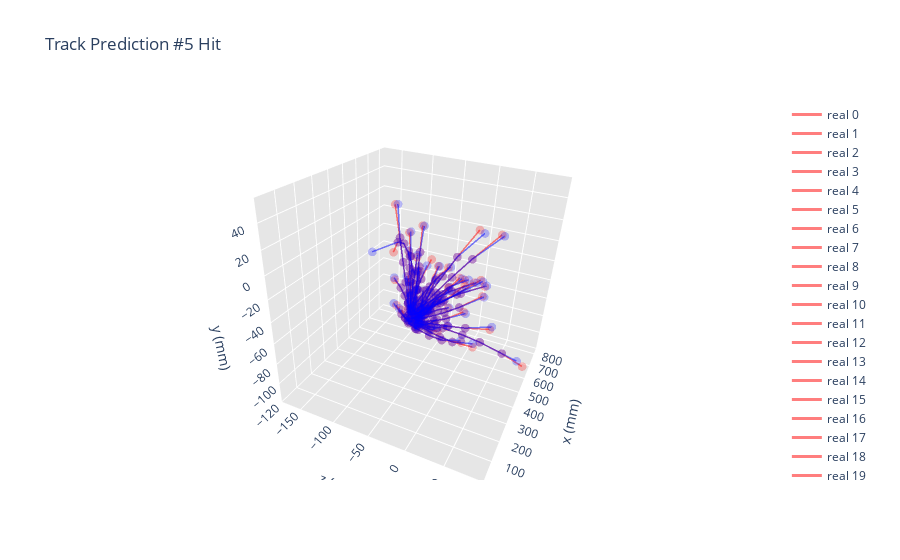

This figure's notebook cell:
### Code cell
from core.utils.utils import *

fig = track_plot_xyzz([test, pred], n_tracks = 40, 
               path='track.html', title='Track Prediction #5 Hit')

fig.show()

### Figure 1 — Plotly figure (JSON) as saved in the notebook; plotly's stock layout.template omitted (floating-point values rounded to 4 significant figures)
{"data": [{"line": {"color": "red", "width": 3}, "marker": {"color": "red", "opacity": 0.5, "size": 3}, "name": "real 0", "opacity": 0.5, "type": "scatter3d", "x": [31.94, 71.66, 115.6, 171.4, 259.6], "y": [-0.7839, -1.216, -0.9657, 0.3907, 4.887], "z": [0.1281, -4.934, -10.5, -17.59, -28.2]}, {"line": {"color": "red", "width": 3}, "marker": {"color": "red", "opacity": 0.5, "size": 3}, "name": "real 1", "opacity": 0.5, "type": "scatter3d", "x": [32.0, 71.07, 116.5, 172.0, 259.9], "y": [0.2801, 0.9585, 2.255, 4.523, 9.595], "z": [0.759, 8.132, 16.73, 27.25, 43.8]}, {"line": {"color": "red", "width": 3}, "marker": {"color": "red", "opacity": 0.5, "size": 3}, "name": "real 2", "opacity": 0.5, "type": "scatter3d", "x": [31.64, 70.41, 114.4, 171.1, 254.9], "y": [-6.104, -12.79, -19.29, -25.94, -32.43], "z": [-2.151, -10.29, -19.58, -31.62, -49.6]}, {"line": {"color": "red", "width": 3}, "marker": {"color": "red", "opacity": 0.5, "size": 3}, "name": "real 3", "opacity": 0.5, "type": "scatter3d", "x": [32.39, 71.59, 115.0, 172.3, 260.5], "y": [4.113, 8.357, 12.14, 15.7, 18.29], "z": [-3.697, -10.58, -18.17, -28.15, -43.8]}, {"line": {"color": "red", "width": 3}, "marker": {"color": "red", "opacity": 0.5, "size": 3}, "name": "real 4", "opacity": 0.5, "type": "scatter3d", "x": [31.87, 71.76, 115.3, 171.3, 265.8], "y": [-2.017, -3.701, -4.453, -3.858, 1.466], "z": [-6.509, -0.8945, 5.172, 12.95, 25.8]}, {"line": {"color": "red", "width": 3}, "marker": {"color": "red", "opacity": 0.5, "size": 3}, "name": "real 5", "opacity": 0.5, "type": "scatter3d", "x": [32.1, 72.61, 116.3, 172.0, 259.8], "y": [2.038, 4.17, 5.969, 7.492, 8.119], "z": [-1.222, -6.331, -11.78, -18.71, -29.4]}, {"line": {"color": "red", "width": 3}, "marker": {"color": "red", "opacity": 0.5, "size": 3}, "name": "real 6", "opacity": 0.5, "type": "scatter3d", "x": [31.84, 70.72, 115.2, 169.9, 261.6], "y": [5.68, 11.96, 18.31, 24.84, 32.9], "z": [-1.217, -8.516, -16.85, -27.08, -43.8]}, {"line": {"color": "red", "width": 3}, "marker": {"color": "red", "opacity": 0.5, "size": 3}, "name": "real 7", "opacity": 0.5, "type": "scatter3d", "x": [31.4, 71.28, 115.6, 172.1, 260.8], "y": [-1.672, -4.089, -7.137, -11.63, -20.04], "z": [5.047, 5.778, 6.566, 7.634, 9]}, {"line": {"color": "red", "width": 3}, "marker": {"color": "red", "opacity": 0.5, "size": 3}, "name": "real 8", "opacity": 0.5, "type": "scatter3d", "x": [31.53, 69.78, 113.6, 168.2, 260.0], "y": [-8.0, -16.86, -25.9, -35.39, -47.06], "z": [-5.948, 0.02719, 6.895, 15.37, 29.4]}, {"line": {"color": "red", "width": 3}, "marker": {"color": "red", "opacity": 0.5, "size": 3}, "name": "real 9", "opacity": 0.5, "type": "scatter3d", "x": [32.74, 72.09, 115.6, 170.8, 260.2], "y": [3.122, 6.302, 9.109, 11.5, 13.07], "z": [-3.134, -1.503, 0.2114, 2.347, 5.4]}, {"line": {"color": "red", "width": 3}, "marker": {"color": "red", "opacity": 0.5, "size": 3}, "name": "real 10", "opacity": 0.5, "type": "scatter3d", "x": [32.46, 71.72, 115.2, 170.8, 260.3], "y": [3.919, 7.83, 11.29, 14.15, 15.26], "z": [-4.766, -9.536, -14.73, -21.53, -33]}, {"line": {"color": "red", "width": 3}, "marker": {"color": "red", "opacity": 0.5, "size": 3}, "name": "real 11", "opacity": 0.5, "type": "scatter3d", "x": [31.42, 71.21, 115.7, 171.6, 265.9], "y": [-1.259, -2.267, -2.66, -1.999, 1.895], "z": [3.922, 1.672, -0.8844, -4.091, -9]}, {"line": {"color": "red", "width": 3}, "marker": {"color": "red", "opacity": 0.5, "size": 3}, "name": "real 12", "opacity": 0.5, "type": "scatter3d", "x": [31.26, 71.49, 114.1, 170.5, 255.9], "y": [-4.126, -9.061, -13.99, -19.98, -27.83], "z": [7.552, 17.18, 27.36, 40.82, 61.6]}, {"line": {"color": "red", "width": 3}, "marker": {"color": "red", "opacity": 0.5, "size": 3}, "name": "real 13", "opacity": 0.5, "type": "scatter3d", "x": [170.6, 262.7, 357.6, 494.5, 646.3], "y": [-25.23, -40.32, -56.97, -83.18, -115.0], "z": [15.12, 29.4, 43.8, 65.2, 89.2]}, {"line": {"color": "red", "width": 3}, "marker": {"color": "red", "opacity": 0.5, "size": 3}, "name": "real 14", "opacity": 0.5, "type": "scatter3d", "x": [31.17, 69.93, 113.9, 169.1, 261.4], "y": [-5.721, -12.66, -20.24, -29.37, -43.62], "z": [4.653, 3.588, 2.403, 0.8594, -1.8]}, {"line": {"color": "red", "width": 3}, "marker": {"color": "red", "opacity": 0.5, "size": 3}, "name": "real 15", "opacity": 0.5, "type": "scatter3d", "x": [31.67, 72.1, 114.5, 171.0, 255.6], "y": [-5.503, -11.74, -17.39, -23.52, -29.51], "z": [-2.55, -12.46, -22.64, -36.18, -56.8]}, {"line": {"color": "red", "width": 3}, "marker": {"color": "red", "opacity": 0.5, "size": 3}, "name": "real 16", "opacity": 0.5, "type": "scatter3d", "x": [31.98, 71.59, 117.1, 172.5, 260.1], "y": [-0.07021, 0.4291, 1.88, 4.884, 12.23], "z": [0.5219, -0.7156, -2.122, -3.978, -6.6]}, {"line": {"color": "red", "width": 3}, "marker": {"color": "red", "opacity": 0.5, "size": 3}, "name": "real 17", "opacity": 0.5, "type": "scatter3d", "x": [31.89, 71.76, 115.9, 172.1, 263.9], "y": [-1.732, -3.577, -5.155, -6.426, -6.949], "z": [-4.417, -10.62, -17.46, -26.14, -40.2]}, {"line": {"color": "red", "width": 3}, "marker": {"color": "red", "opacity": 0.5, "size": 3}, "name": "real 18", "opacity": 0.5, "type": "scatter3d", "x": [31.59, 72.22, 115.9, 171.8, 259.6], "y": [1.786, 3.677, 5.146, 6.089, 5.472], "z": [3.787, 11.92, 20.59, 31.68, 49]}, {"line": {"color": "red", "width": 3}, "marker": {"color": "red", "opacity": 0.5, "size": 3}, "name": "real 19", "opacity": 0.5, "type": "scatter3d", "x": [32.02, 71.57, 115.4, 171.6, 260.5], "y": [0.6903, 0.94, 0.3868, -1.682, -8.078], "z": [-3.644, -13.38, -24.19, -37.98, -60.4]}, {"line": {"color": "red", "width": 3}, "marker": {"color": "red", "opacity": 0.5, "size": 3}, "name": "real 20", "opacity": 0.5, "type": "scatter3d", "x": [32.08, 72.26, 115.9, 171.8, 259.7], "y": [1.739, 3.513, 4.971, 6.127, 6.283], "z": [-2.566, 4.33, 11.84, 21.42, 36.6]}, {"line": {"color": "red", "width": 3}, "marker": {"color": "red", "opacity": 0.5, "size": 3}, "name": "real 21", "opacity": 0.5, "type": "scatter3d", "x": [31.25, 71.48, 114.2, 170.4, 260.9], "y": [-4.208, -8.829, -12.91, -16.82, -19.85], "z": [2.271, 6.791, 11.63, 17.96, 28.2]}, {"line": {"color": "red", "width": 3}, "marker": {"color": "red", "opacity": 0.5, "size": 3}, "name": "real 22", "opacity": 0.5, "type": "scatter3d", "x": [30.92, 69.5, 113.0, 168.7, 252.6], "y": [6.823, 14.89, 23.37, 33.29, 46.29], "z": [7.205, 16.49, 26.97, 40.35, 60.4]}, {"line": {"color": "red", "width": 3}, "marker": {"color": "red", "opacity": 0.5, "size": 3}, "name": "real 23", "opacity": 0.5, "type": "scatter3d", "x": [31.96, 71.13, 115.0, 172.5, 259.7], "y": [-0.4079, -0.5303, 0.0503, 1.962, 7.201], "z": [0.4656, 3.697, 7.297, 12.06, 19.8]}, {"line": {"color": "red", "width": 3}, "marker": {"color": "red", "opacity": 0.5, "size": 3}, "name": "real 24", "opacity": 0.5, "type": "scatter3d", "x": [31.57, 70.0, 114.2, 168.9, 261.4], "y": [-7.312, -15.47, -23.74, -32.51, -43.58], "z": [0.4781, -4.316, -9.782, -16.47, -28.2]}, {"line": {"color": "red", "width": 3}, "marker": {"color": "red", "opacity": 0.5, "size": 3}, "name": "real 25", "opacity": 0.5, "type": "scatter3d", "x": [32.23, 71.69, 115.4, 171.3, 259.7], "y": [3.075, 5.859, 7.842, 8.796, 6.603], "z": [6.603, 10.05, 13.76, 18.49, 25.8]}, {"line": {"color": "red", "width": 3}, "marker": {"color": "red", "opacity": 0.5, "size": 3}, "name": "real 26", "opacity": 0.5, "type": "scatter3d", "x": [31.23, 71.19, 112.8, 167.9, 252.0], "y": [7.427, 16.55, 25.58, 36.82, 52.31], "z": [-7.003, -16.71, -26.76, -40.03, -60.4]}, {"line": {"color": "red", "width": 3}, "marker": {"color": "red", "opacity": 0.5, "size": 3}, "name": "real 27", "opacity": 0.5, "type": "scatter3d", "x": [31.77, 71.94, 116.4, 170.9, 261.5], "y": [-3.793, -7.908, -11.57, -14.74, -16.88], "z": [-3.416, -3.866, -4.316, -4.878, -5.4]}, {"line": {"color": "red", "width": 3}, "marker": {"color": "red", "opacity": 0.5, "size": 3}, "name": "real 28", "opacity": 0.5, "type": "scatter3d", "x": [31.28, 71.94, 116.4, 170.9, 261.5], "y": [-3.725, -7.888, -11.55, -14.8, -16.88], "z": [1.616, -0.09687, -1.897, -4.191, -7.8]}, {"line": {"color": "red", "width": 3}, "marker": {"color": "red", "opacity": 0.5, "size": 3}, "name": "real 29", "opacity": 0.5, "type": "scatter3d", "x": [31.61, 70.31, 114.3, 170.6, 262.1], "y": [6.362, 13.64, 21.16, 29.44, 40.16], "z": [0.2956, -4.476, -9.887, -16.88, -28.2]}, {"line": {"color": "red", "width": 3}, "marker": {"color": "red", "opacity": 0.5, "size": 3}, "name": "real 30", "opacity": 0.5, "type": "scatter3d", "x": [31.89, 71.74, 115.8, 171.9, 265.0], "y": [-1.656, -3.192, -4.161, -4.418, -2.157], "z": [-6.119, -12.58, -19.71, -28.79, -43.8]}, {"line": {"color": "red", "width": 3}, "marker": {"color": "red", "opacity": 0.5, "size": 3}, "name": "real 31", "opacity": 0.5, "type": "scatter3d", "x": [31.4, 71.24, 115.3, 171.4, 264.7], "y": [-1.608, -3.214, -4.383, -4.912, -3.443], "z": [7.45, 14.32, 21.92, 31.64, 47.4]}, {"line": {"color": "red", "width": 3}, "marker": {"color": "red", "opacity": 0.5, "size": 3}, "name": "real 32", "opacity": 0.5, "type": "scatter3d", "x": [31.18, 71.62, 113.9, 168.8, 257.1], "y": [-5.51, -12.18, -18.61, -26.07, -36.17], "z": [7.128, 7.634, 8.197, 8.872, 10.2]}, {"line": {"color": "red", "width": 3}, "marker": {"color": "red", "opacity": 0.5, "size": 3}, "name": "real 33", "opacity": 0.5, "type": "scatter3d", "x": [31.48, 71.14, 115.7, 171.9, 262.7], "y": [-0.1315, -0.783, -2.18, -4.903, -11.7], "z": [7.115, 1.968, -3.79, -11.15, -23.4]}, {"line": {"color": "red", "width": 3}, "marker": {"color": "red", "opacity": 0.5, "size": 3}, "name": "real 34", "opacity": 0.5, "type": "scatter3d", "x": [31.66, 72.12, 114.5, 171.1, 257.9], "y": [-5.727, -12.33, -18.41, -25.11, -32.55], "z": [0.6344, 0.07187, -0.4344, -1.278, -3]}, {"line": {"color": "red", "width": 3}, "marker": {"color": "red", "opacity": 0.5, "size": 3}, "name": "real 35", "opacity": 0.5, "type": "scatter3d", "x": [31.05, 69.68, 113.3, 169.0, 255.5], "y": [6.452, 14.13, 22.41, 32.28, 46.23], "z": [5.834, 11.08, 16.99, 24.51, 36.6]}, {"line": {"color": "red", "width": 3}, "marker": {"color": "red", "opacity": 0.5, "size": 3}, "name": "real 36", "opacity": 0.5, "type": "scatter3d", "x": [31.09, 69.49, 113.7, 168.3, 259.5], "y": [-7.158, -15.5, -24.37, -34.26, -48.1], "z": [5.103, 11.57, 18.99, 28.14, 43.8]}, {"line": {"color": "red", "width": 3}, "marker": {"color": "red", "opacity": 0.5, "size": 3}, "name": "real 37", "opacity": 0.5, "type": "scatter3d", "x": [31.37, 71.29, 115.4, 171.5, 264.6], "y": [-2.128, -4.203, -5.651, -6.195, -3.794], "z": [4.822, 5.272, 5.778, 6.341, 6.6]}, {"line": {"color": "red", "width": 3}, "marker": {"color": "red", "opacity": 0.5, "size": 3}, "name": "real 38", "opacity": 0.5, "type": "scatter3d", "x": [265.7, 362.8, 501.7, 658.6, 822.8], "y": [0.8036, 3.087, -1.602, -17.99, -47.77], "z": [-36.6, -57.4, -88, -122.8, -157.4]}, {"line": {"color": "red", "width": 3}, "marker": {"color": "red", "opacity": 0.5, "size": 3}, "name": "real 39", "opacity": 0.5, "type": "scatter3d", "x": [32.9, 72.32, 115.9, 171.7, 359.5], "y": [2.659, 5.344, 7.575, 9.31, 5.306], "z": [-3.978, -6.952, -10.11, -14.19, -28.2]}, {"line": {"color": "blue", "width": 3}, "marker": {"color": "blue", "opacity": 0.5, "size": 3}, "name": "predict 0", "opacity": 0.5, "type": "scatter3d", "x": [31.94, 71.66, 115.6, 171.4, 261.1], "y": [-0.7839, -1.216, -0.9657, 0.3907, 4.387], "z": [0.1281, -4.934, -10.5, -17.59, -28.83]}, {"line": {"color": "blue", "width": 3}, "marker": {"color": "blue", "opacity": 0.5, "size": 3}, "name": "predict 1", "opacity": 0.5, "type": "scatter3d", "x": [32.0, 71.07, 116.5, 172.0, 265.1], "y": [0.2801, 0.9585, 2.255, 4.523, 8.219], "z": [0.759, 8.132, 16.73, 27.25, 45.79]}, {"line": {"color": "blue", "width": 3}, "marker": {"color": "blue", "opacity": 0.5, "size": 3}, "name": "predict 2", "opacity": 0.5, "type": "scatter3d", "x": [31.64, 70.41, 114.4, 171.1, 254.7], "y": [-6.104, -12.79, -19.29, -25.94, -31.5], "z": [-2.151, -10.29, -19.58, -31.62, -52.87]}, {"line": {"color": "blue", "width": 3}, "marker": {"color": "blue", "opacity": 0.5, "size": 3}, "name": "predict 3", "opacity": 0.5, "type": "scatter3d", "x": [32.39, 71.59, 115.0, 172.3, 260.0], "y": [4.113, 8.357, 12.14, 15.7, 19.0], "z": [-3.697, -10.58, -18.17, -28.15, -43.81]}, {"line": {"color": "blue", "width": 3}, "marker": {"color": "blue", "opacity": 0.5, "size": 3}, "name": "predict 4", "opacity": 0.5, "type": "scatter3d", "x": [31.87, 71.76, 115.3, 171.3, 266.8], "y": [-2.017, -3.701, -4.453, -3.858, -0.6634], "z": [-6.509, -0.8945, 5.172, 12.95, 28.01]}, {"line": {"color": "blue", "width": 3}, "marker": {"color": "blue", "opacity": 0.5, "size": 3}, "name": "predict 5", "opacity": 0.5, "type": "scatter3d", "x": [32.1, 72.61, 116.3, 172.0, 260.8], "y": [2.038, 4.17, 5.969, 7.492, 8.314], "z": [-1.222, -6.331, -11.78, -18.71, -30.0]}, {"line": {"color": "blue", "width": 3}, "marker": {"color": "blue", "opacity": 0.5, "size": 3}, "name": "predict 6", "opacity": 0.5, "type": "scatter3d", "x": [31.84, 70.72, 115.2, 169.9, 261.6], "y": [5.68, 11.96, 18.31, 24.84, 33.76], "z": [-1.217, -8.516, -16.85, -27.08, -41.95]}, {"line": {"color": "blue", "width": 3}, "marker": {"color": "blue", "opacity": 0.5, "size": 3}, "name": "predict 7", "opacity": 0.5, "type": "scatter3d", "x": [31.4, 71.28, 115.6, 172.1, 265.5], "y": [-1.672, -4.089, -7.137, -11.63, -20.24], "z": [5.047, 5.778, 6.566, 7.634, 9.74]}, {"line": {"color": "blue", "width": 3}, "marker": {"color": "blue", "opacity": 0.5, "size": 3}, "name": "predict 8", "opacity": 0.5, "type": "scatter3d", "x": [31.53, 69.78, 113.6, 168.2, 262.7], "y": [-8.0, -16.86, -25.9, -35.39, -45.95], "z": [-5.948, 0.02719, 6.895, 15.37, 28.15]}, {"line": {"color": "blue", "width": 3}, "marker": {"color": "blue", "opacity": 0.5, "size": 3}, "name": "predict 9", "opacity": 0.5, "type": "scatter3d", "x": [32.74, 72.09, 115.6, 170.8, 263.9], "y": [3.122, 6.302, 9.109, 11.5, 13.43], "z": [-3.134, -1.503, 0.2114, 2.347, 7.7]}, {"line": {"color": "blue", "width": 3}, "marker": {"color": "blue", "opacity": 0.5, "size": 3}, "name": "predict 10", "opacity": 0.5, "type": "scatter3d", "x": [32.46, 71.72, 115.2, 170.8, 260.4], "y": [3.919, 7.83, 11.29, 14.15, 16.9], "z": [-4.766, -9.536, -14.73, -21.53, -32.54]}, {"line": {"color": "blue", "width": 3}, "marker": {"color": "blue", "opacity": 0.5, "size": 3}, "name": "predict 11", "opacity": 0.5, "type": "scatter3d", "x": [31.42, 71.21, 115.7, 171.6, 263.4], "y": [-1.259, -2.267, -2.66, -1.999, 0.8363], "z": [3.922, 1.672, -0.8844, -4.091, -8.34]}, {"line": {"color": "blue", "width": 3}, "marker": {"color": "blue", "opacity": 0.5, "size": 3}, "name": "predict 12", "opacity": 0.5, "type": "scatter3d", "x": [31.26, 71.49, 114.1, 170.5, 266.8], "y": [-4.126, -9.061, -13.99, -19.98, -26.74], "z": [7.552, 17.18, 27.36, 40.82, 62.61]}, {"line": {"color": "blue", "width": 3}, "marker": {"color": "blue", "opacity": 0.5, "size": 3}, "name": "predict 13", "opacity": 0.5, "type": "scatter3d", "x": [170.6, 262.7, 357.6, 494.5, 603.7], "y": [-25.23, -40.32, -56.97, -83.18, -104.0], "z": [15.12, 29.4, 43.8, 65.2, 81.74]}, {"line": {"color": "blue", "width": 3}, "marker": {"color": "blue", "opacity": 0.5, "size": 3}, "name": "predict 14", "opacity": 0.5, "type": "scatter3d", "x": [31.17, 69.93, 113.9, 169.1, 262.4], "y": [-5.721, -12.66, -20.24, -29.37, -41.35], "z": [4.653, 3.588, 2.403, 0.8594, -3.436]}, {"line": {"color": "blue", "width": 3}, "marker": {"color": "blue", "opacity": 0.5, "size": 3}, "name": "predict 15", "opacity": 0.5, "type": "scatter3d", "x": [31.67, 72.1, 114.5, 171.0, 253.0], "y": [-5.503, -11.74, -17.39, -23.52, -28.15], "z": [-2.55, -12.46, -22.64, -36.18, -59.87]}, {"line": {"color": "blue", "width": 3}, "marker": {"color": "blue", "opacity": 0.5, "size": 3}, "name": "predict 16", "opacity": 0.5, "type": "scatter3d", "x": [31.98, 71.59, 117.1, 172.5, 265.2], "y": [-0.07021, 0.4291, 1.88, 4.884, 11.84], "z": [0.5219, -0.7156, -2.122, -3.978, -5.849]}, {"line": {"color": "blue", "width": 3}, "marker": {"color": "blue", "opacity": 0.5, "size": 3}, "name": "predict 17", "opacity": 0.5, "type": "scatter3d", "x": [31.89, 71.76, 115.9, 172.1, 261.2], "y": [-1.732, -3.577, -5.155, -6.426, -6.819], "z": [-4.417, -10.62, -17.46, -26.14, -41.96]}, {"line": {"color": "blue", "width": 3}, "marker": {"color": "blue", "opacity": 0.5, "size": 3}, "name": "predict 18", "opacity": 0.5, "type": "scatter3d", "x": [31.59, 72.22, 115.9, 171.8, 265.0], "y": [1.786, 3.677, 5.146, 6.089, 5.613], "z": [3.787, 11.92, 20.59, 31.68, 50.79]}, {"line": {"color": "blue", "width": 3}, "marker": {"color": "blue", "opacity": 0.5, "size": 3}, "name": "predict 19", "opacity": 0.5, "type": "scatter3d", "x": [32.02, 71.57, 115.4, 171.6, 259.7], "y": [0.6903, 0.94, 0.3868, -1.682, -6.324], "z": [-3.644, -13.38, -24.19, -37.98, -61.2]}, {"line": {"color": "blue", "width": 3}, "marker": {"color": "blue", "opacity": 0.5, "size": 3}, "name": "predict 20", "opacity": 0.5, "type": "scatter3d", "x": [32.08, 72.26, 115.9, 171.8, 265.8], "y": [1.739, 3.513, 4.971, 6.127, 5.956], "z": [-2.566, 4.33, 11.84, 21.42, 38.92]}, {"line": {"color": "blue", "width": 3}, "marker": {"color": "blue", "opacity": 0.5, "size": 3}, "name": "predict 21", "opacity": 0.5, "type": "scatter3d", "x": [31.25, 71.48, 114.2, 170.4, 262.8], "y": [-4.208, -8.829, -12.91, -16.82, -21.03], "z": [2.271, 6.791, 11.63, 17.96, 30.45]}, {"line": {"color": "blue", "width": 3}, "marker": {"color": "blue", "opacity": 0.5, "size": 3}, "name": "predict 22", "opacity": 0.5, "type": "scatter3d", "x": [30.92, 69.5, 113.0, 168.7, 262.6], "y": [6.823, 14.89, 23.37, 33.29, 44.85], "z": [7.205, 16.49, 26.97, 40.35, 62.49]}, {"line": {"color": "blue", "width": 3}, "marker": {"color": "blue", "opacity": 0.5, "size": 3}, "name": "predict 23", "opacity": 0.5, "type": "scatter3d", "x": [31.96, 71.13, 115.0, 172.5, 265.6], "y": [-0.4079, -0.5303, 0.0503, 1.962, 6.337], "z": [0.4656, 3.697, 7.297, 12.06, 21.85]}, {"line": {"color": "blue", "width": 3}, "marker": {"color": "blue", "opacity": 0.5, "size": 3}, "name": "predict 24", "opacity": 0.5, "type": "scatter3d", "x": [31.57, 70.0, 114.2, 168.9, 257.2], "y": [-7.312, -15.47, -23.74, -32.51, -42.84], "z": [0.4781, -4.316, -9.782, -16.47, -29.37]}, {"line": {"color": "blue", "width": 3}, "marker": {"color": "blue", "opacity": 0.5, "size": 3}, "name": "predict 25", "opacity": 0.5, "type": "scatter3d", "x": [32.23, 71.69, 115.4, 171.3, 265.1], "y": [3.075, 5.859, 7.842, 8.796, 6.728], "z": [6.603, 10.05, 13.76, 18.49, 29.56]}, {"line": {"color": "blue", "width": 3}, "marker": {"color": "blue", "opacity": 0.5, "size": 3}, "name": "predict 26", "opacity": 0.5, "type": "scatter3d", "x": [31.23, 71.19, 112.8, 167.9, 257.9], "y": [7.427, 16.55, 25.58, 36.82, 52.39], "z": [-7.003, -16.71, -26.76, -40.03, -58.06]}, {"line": {"color": "blue", "width": 3}, "marker": {"color": "blue", "opacity": 0.5, "size": 3}, "name": "predict 27", "opacity": 0.5, "type": "scatter3d", "x": [31.77, 71.94, 116.4, 170.9, 263.6], "y": [-3.793, -7.908, -11.57, -14.74, -17.56], "z": [-3.416, -3.866, -4.316, -4.878, -6.771]}, {"line": {"color": "blue", "width": 3}, "marker": {"color": "blue", "opacity": 0.5, "size": 3}, "name": "predict 28", "opacity": 0.5, "type": "scatter3d", "x": [31.28, 71.94, 116.4, 170.9, 263.3], "y": [-3.725, -7.888, -11.55, -14.8, -18.0], "z": [1.616, -0.09687, -1.897, -4.191, -8.911]}, {"line": {"color": "blue", "width": 3}, "marker": {"color": "blue", "opacity": 0.5, "size": 3}, "name": "predict 29", "opacity": 0.5, "type": "scatter3d", "x": [31.61, 70.31, 114.3, 170.6, 261.8], "y": [6.362, 13.64, 21.16, 29.44, 40.2], "z": [0.2956, -4.476, -9.887, -16.88, -26.21]}, {"line": {"color": "blue", "width": 3}, "marker": {"color": "blue", "opacity": 0.5, "size": 3}, "name": "predict 30", "opacity": 0.5, "type": "scatter3d", "x": [31.89, 71.74, 115.8, 171.9, 260.1], "y": [-1.656, -3.192, -4.161, -4.418, -2.265], "z": [-6.119, -12.58, -19.71, -28.79, -44.93]}, {"line": {"color": "blue", "width": 3}, "marker": {"color": "blue", "opacity": 0.5, "size": 3}, "name": "predict 31", "opacity": 0.5, "type": "scatter3d", "x": [31.4, 71.24, 115.3, 171.4, 268.6], "y": [-1.608, -3.214, -4.383, -4.912, -4.224], "z": [7.45, 14.32, 21.92, 31.64, 49.06]}, {"line": {"color": "blue", "width": 3}, "marker": {"color": "blue", "opacity": 0.5, "size": 3}, "name": "predict 32", "opacity": 0.5, "type": "scatter3d", "x": [31.18, 71.62, 113.9, 168.8, 263.3], "y": [-5.51, -12.18, -18.61, -26.07, -36.01], "z": [7.128, 7.634, 8.197, 8.872, 10.34]}, {"line": {"color": "blue", "width": 3}, "marker": {"color": "blue", "opacity": 0.5, "size": 3}, "name": "predict 33", "opacity": 0.5, "type": "scatter3d", "x": [31.48, 71.14, 115.7, 171.9, 262.7], "y": [-0.1315, -0.783, -2.18, -4.903, -11.13], "z": [7.115, 1.968, -3.79, -11.15, -23.61]}, {"line": {"color": "blue", "width": 3}, "marker": {"color": "blue", "opacity": 0.5, "size": 3}, "name": "predict 34", "opacity": 0.5, "type": "scatter3d", "x": [31.66, 72.12, 114.5, 171.1, 263.4], "y": [-5.727, -12.33, -18.41, -25.11, -32.9], "z": [0.6344, 0.07187, -0.4344, -1.278, -3.9]}, {"line": {"color": "blue", "width": 3}, "marker": {"color": "blue", "opacity": 0.5, "size": 3}, "name": "predict 35", "opacity": 0.5, "type": "scatter3d", "x": [31.05, 69.68, 113.3, 169.0, 265.6], "y": [6.452, 14.13, 22.41, 32.28, 43.69], "z": [5.834, 11.08, 16.99, 24.51, 41.4]}, {"line": {"color": "blue", "width": 3}, "marker": {"color": "blue", "opacity": 0.5, "size": 3}, "name": "predict 36", "opacity": 0.5, "type": "scatter3d", "x": [31.09, 69.49, 113.7, 168.3, 265.5], "y": [-7.158, -15.5, -24.37, -34.26, -46.02], "z": [5.103, 11.57, 18.99, 28.14, 42.87]}, {"line": {"color": "blue", "width": 3}, "marker": {"color": "blue", "opacity": 0.5, "size": 3}, "name": "predict 37", "opacity": 0.5, "type": "scatter3d", "x": [31.37, 71.29, 115.4, 171.5, 262.8], "y": [-2.128, -4.203, -5.651, -6.195, -5.564], "z": [4.822, 5.272, 5.778, 6.341, 8.148]}, {"line": {"color": "blue", "width": 3}, "marker": {"color": "blue", "opacity": 0.5, "size": 3}, "name": "predict 38", "opacity": 0.5, "type": "scatter3d", "x": [265.7, 362.8, 501.7, 658.6, 687.7], "y": [0.8036, 3.087, -1.602, -17.99, -38.09], "z": [-36.6, -57.4, -88, -122.8, -171.8]}, {"line": {"color": "blue", "width": 3}, "marker": {"color": "blue", "opacity": 0.5, "size": 3}, "name": "predict 39", "opacity": 0.5, "type": "scatter3d", "x": [32.9, 72.32, 115.9, 171.7, 261.6], "y": [2.659, 5.344, 7.575, 9.31, 10.38], "z": [-3.978, -6.952, -10.11, -14.19, -20.42]}], "layout": {"autosize": true, "scene": {"aspectmode": "manual", "aspectratio": {"x": 1, "y": 1, "z": 1}, "camera": {"eye": {"x": -1.743, "y": 1.071, "z": 0.71}, "up": {"x": 1, "y": 1, "z": -0.5}}, "xaxis": {"backgroundcolor": "rgb(230, 230,230)", "gridcolor": "rgb(255, 255, 255)", "showbackground": true, "title": {"text": "x (mm)"}, "zerolinecolor": "rgb(255, 255, 255)"}, "yaxis": {"backgroundcolor": "rgb(230, 230,230)", "gridcolor": "rgb(255, 255, 255)", "showbackground": true, "title": {"text": "y (mm)"}, "zerolinecolor": "rgb(255, 255, 255)"}, "zaxis": {"backgroundcolor": "rgb(230, 230,230)", "gridcolor": "rgb(255, 255, 255)", "showbackground": true, "title": {"text": "z (mm)"}, "zerolinecolor": "rgb(255, 255, 255)"}}, "title": {"text": "Track Prediction #5 Hit"}}}
